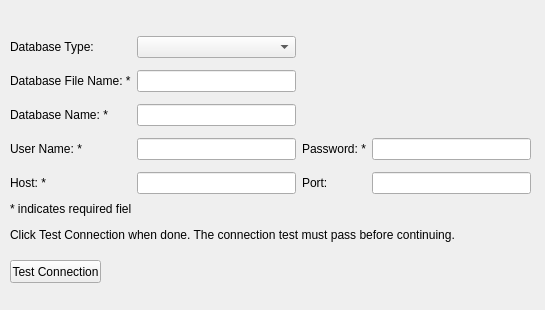
<?xml version="1.0" encoding="UTF-8"?>
<ui version="4.0">
 <class>wizardPage2</class>
 <widget class="QWizardPage" name="wizardPage2">
  <property name="geometry">
   <rect>
    <x>0</x>
    <y>0</y>
    <width>545</width>
    <height>310</height>
   </rect>
  </property>
  <property name="windowTitle">
   <string>WizardPage</string>
  </property>
  <property name="title">
   <string>Database Parameters</string>
  </property>
  <property name="subTitle">
   <string>Select the database type that you want to use and the parameters required for that database type. You will be able to change some of these settings later by selecting &quot;Configuration Wizard...&quot; in the Edit menu.</string>
  </property>
  <attribute name="pageId">
   <string notr="true">2</string>
  </attribute>
  <widget class="QLabel" name="connectionTestInstructionLabel">
   <property name="geometry">
    <rect>
     <x>10</x>
     <y>225</y>
     <width>521</width>
     <height>20</height>
    </rect>
   </property>
   <property name="text">
    <string>Click Test Connection when done. The connection test must pass before continuing.</string>
   </property>
  </widget>
  <widget class="QLabel" name="testResultLabel">
   <property name="geometry">
    <rect>
     <x>120</x>
     <y>260</y>
     <width>411</width>
     <height>20</height>
    </rect>
   </property>
   <property name="text">
    <string/>
   </property>
  </widget>
  <widget class="QPushButton" name="testConnectionPushButton">
   <property name="geometry">
    <rect>
     <x>10</x>
     <y>260</y>
     <width>91</width>
     <height>23</height>
    </rect>
   </property>
   <property name="text">
    <string>Test Connection</string>
   </property>
  </widget>
  <widget class="QWidget" name="layoutWidget">
   <property name="geometry">
    <rect>
     <x>10</x>
     <y>30</y>
     <width>521</width>
     <height>171</height>
    </rect>
   </property>
   <layout class="QGridLayout" name="gridLayout">
    <item row="0" column="0">
     <widget class="QLabel" name="dbTypeLabel">
      <property name="text">
       <string>Database Type:</string>
      </property>
     </widget>
    </item>
    <item row="0" column="1">
     <widget class="QComboBox" name="dbTypeComboBox">
      <property name="toolTip">
       <string>Select the database type to use</string>
      </property>
     </widget>
    </item>
    <item row="1" column="0">
     <widget class="QLabel" name="dbFileNameLabel">
      <property name="text">
       <string>Database File Name: *</string>
      </property>
     </widget>
    </item>
    <item row="1" column="1">
     <widget class="QLineEdit" name="dbFileNameLineEdit">
      <property name="toolTip">
       <string>Enter the full path to the database file and the database file name</string>
      </property>
     </widget>
    </item>
    <item row="2" column="0">
     <widget class="QLabel" name="dbNameLabel">
      <property name="text">
       <string>Database Name: *</string>
      </property>
     </widget>
    </item>
    <item row="2" column="1">
     <widget class="QLineEdit" name="dbNameLineEdit">
      <property name="toolTip">
       <string>Enter the name of the database</string>
      </property>
     </widget>
    </item>
    <item row="3" column="0">
     <widget class="QLabel" name="dbUserNameLabel">
      <property name="text">
       <string>User Name: *</string>
      </property>
     </widget>
    </item>
    <item row="3" column="1">
     <widget class="QLineEdit" name="dbUserNameLineEdit">
      <property name="toolTip">
       <string>Enter the database user name</string>
      </property>
     </widget>
    </item>
    <item row="3" column="2">
     <widget class="QLabel" name="dbPasswordLabel">
      <property name="text">
       <string>Password: *</string>
      </property>
     </widget>
    </item>
    <item row="3" column="3">
     <widget class="QLineEdit" name="dbPasswordLineEdit">
      <property name="toolTip">
       <string>Enter the database password</string>
      </property>
     </widget>
    </item>
    <item row="4" column="0">
     <widget class="QLabel" name="dbHostLabel">
      <property name="text">
       <string>Host: *</string>
      </property>
     </widget>
    </item>
    <item row="4" column="1">
     <widget class="QLineEdit" name="dbHostLineEdit">
      <property name="toolTip">
       <string>Enter the database host</string>
      </property>
     </widget>
    </item>
    <item row="4" column="2">
     <widget class="QLabel" name="dbPortLabel">
      <property name="text">
       <string>Port:</string>
      </property>
     </widget>
    </item>
    <item row="4" column="3">
     <widget class="QLineEdit" name="dbPortLineEdit">
      <property name="toolTip">
       <string>Enter the database port</string>
      </property>
     </widget>
    </item>
   </layout>
  </widget>
  <widget class="QLabel" name="label">
   <property name="geometry">
    <rect>
     <x>10</x>
     <y>201</y>
     <width>121</width>
     <height>16</height>
    </rect>
   </property>
   <property name="text">
    <string>* indicates required fields</string>
   </property>
  </widget>
 </widget>
 <resources/>
 <connections/>
</ui>
